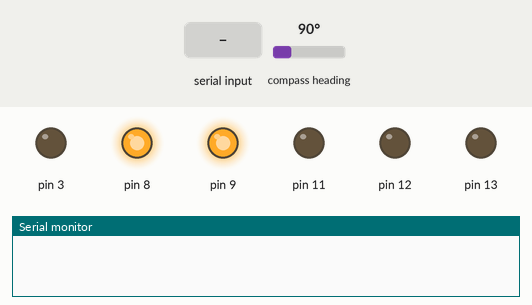
Simulated run of this sketch. Board: Arduino Mega 2560, built with avr-gcc and run on an emulated ATmega2560. Shown: output pins drawn as LEDs (lit = HIGH), the last lines printed to the serial monitor. Wiring (inferred from the names in the program): CMPS compass at I2C address 0x60. The test bench sets the inputs (shaded band); at power-on: compass heading 90°.

Above: at 1.2 s.
1.3 s: "Bearing:90\n" received over the second serial link
At 2.5 s:
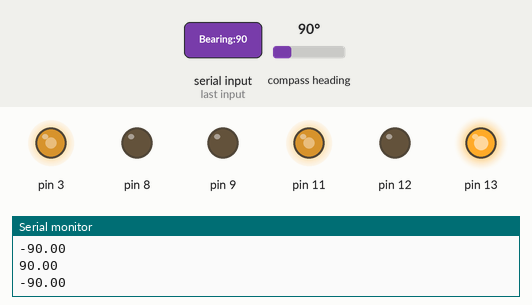
2.8 s: "Stop\n" received over the second serial link
At 3.8 s:
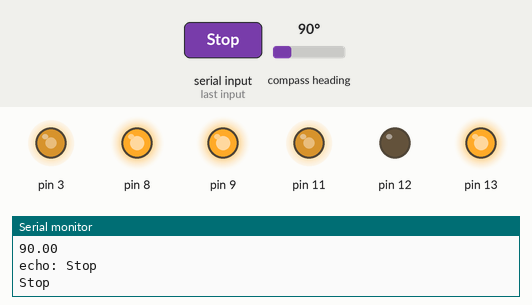
Timing chart, 0 to 5.8 s (numbered marks = the images above; inputs shaded):
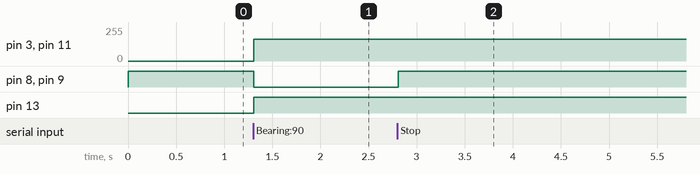

Measured:
- after the input at 1.3 s, pin 3, pin 11: 0/255 → 165/255 at once; pin 8, pin 9: HIGH → LOW at once; pin 13: LOW → HIGH at once
- after the input at 2.8 s, pin 8, pin 9: LOW → HIGH at once

The sketch:

LTF_Compass.ino
```cpp
#include <SoftwareSerial.h>
/// XBEE///
SoftwareSerial XBee(A8, A9); // RX, TX

///MOTOR///

///INPUT PROCESSING///

const unsigned int MAX_INPUT = 50;
char out_buff[64];
String inp;
String command;

///COMPASS///
#include <Wire.h>
#define CMPS11_ADDRESS 0x60  // Address of CMPS11 shifted right one bit for arduino wire library
#define ANGLE_8  1           // Register to read 8bit angle from
unsigned char high_byte, low_byte, angle8;
char pitch, roll;
unsigned int angle16;

/// VARIABLES ///
int mode;
float currentbearing;
float targetbearing;

float GetBearings(){
  float angle;
  Wire.beginTransmission(CMPS11_ADDRESS);  //starts communication with CMPS11
  Wire.write(ANGLE_8);                     //Sends the register we wish to start reading from
  Wire.endTransmission();

  // Request 5 bytes from the CMPS11
  // this will give us the 8 bit bearing,
  // both bytes of the 16 bit bearing, pitch and roll
  Wire.requestFrom(CMPS11_ADDRESS, 5);

  while(Wire.available() < 5);        // Wait for all bytes to come back

  angle8 = Wire.read();               // Read back the 5 bytes
  high_byte = Wire.read();
  low_byte = Wire.read();
  pitch = Wire.read();
  roll = Wire.read();

  angle16 = high_byte;                 // Calculate 16 bit angle
  angle16 <<= 8;
  angle16 += low_byte;
  float reading =float(angle16/10.0);
  float balanceno;

  if (abs(reading)>180){
    while(reading>180){
      balanceno = reading-360.0;
      reading=balanceno;
    while(reading<-180){
      balanceno = reading + 360.0;
      reading=balanceno;
    }
    }
  }else{
    balanceno = reading;
  }
  Serial.println(-1.0*balanceno);
  return -1.0*balanceno;
}

void Motor(char motor, char direct, int spd=0){
  if (motor == 'l'){
    if (direct == 'f'){
      digitalWrite(13, HIGH);
      digitalWrite(8, LOW);
      analogWrite(11, spd);
    }else if(direct == 'b'){
      digitalWrite(13, LOW);
      digitalWrite(8, LOW);
      analogWrite(11, spd);
    }else if(direct == 's'){
      digitalWrite(8, HIGH);
    }
  }else if (motor == 'r'){
    if(direct=='f'){
      digitalWrite(12, HIGH);
      digitalWrite(9, LOW);
      analogWrite(3, spd);
    }else if(direct == 'b'){
      digitalWrite(12, LOW);
      digitalWrite(9, LOW);
      analogWrite(3, spd);
    }else if(direct == 's'){
      digitalWrite(9, HIGH);
    }}
  }

void process_data (String data)
  {
    Serial.print(data);
if (data.startsWith("Bearing:"))
  {
    // interpret rest of the command
    int val;
    if (data.length() < 9)
    {
      // Assuming no other argumet in the cmd.. let's say we turn off the motors
     ;
    }
    val = data.substring(8).toInt();
    while( val > 180){
      val -= 360;
    }
    // call function to deal with the motor output
    targetbearing=val;
    mode=1;
  } else if ( data.startsWith("Stop")){
     Motor('r','s');
     Motor('l','s');
     mode=0;
  }}

void processIncomingByte (const byte inByte)
  {
  static char input_line [MAX_INPUT];
  static unsigned int input_pos = 0;

  switch (inByte)
    {

    case '\n':   // end of text
      input_line [input_pos] = 0;  // terminating null byte

      // terminator reached! process input_line here ...
      process_data (input_line);

      // reset buffer for next time
      input_pos = 0;
      break;

    case '\r':   // discard carriage return
      break;

    default:
      // keep adding if not full ... allow for terminating null byte
      if (input_pos < (MAX_INPUT - 1))
        input_line [input_pos++] = inByte;
      break;

    }  // end of switch

  } // end of processIncomingByte


String ret_str;
String readInput()
{
  ret_str = "";

  // check incoming serial data from XBee (and from Arduino IDE serial interface.. if connected)
  if (XBee.available() > 0)
  {
    while (XBee.available() > 0)
    {
      // append data to imput
      char byteIn = (char)XBee.read();
      // uncomment following line if want to see every byte received
      // //COMM_PORT.print(byteIn);

      // if received new_line or carriage_return chars, end input read and return the whole string
      if (byteIn == '\n' || byteIn == '\r')
      {
        // got my message
        ret_str = inp;

        // reinitialise string
        inp = "";
        return ret_str;
      } else {
        // append byte to inp String
        inp += byteIn;
      }
    }
  }

  // if here means no new_line char found yet.. return empty String
  return ret_str;
}

void setup() {
  // put your setup code here, to run once:
  XBee.begin(9600);
  Serial.begin(9600);
  Wire.begin();

  //Channel A
  pinMode(12, OUTPUT);
  pinMode(9, OUTPUT);

  //Channel B
  pinMode(13,OUTPUT);
  pinMode(8,OUTPUT);

  Motor('r','s');
  Motor('l','s');

  mode=0;
}

void loop() {

  command = readInput();
  if (command.length() > 0)
  {
    // echo back received command
    Serial.print("echo: ");
    Serial.println(command);
    process_data(command);
  }

  if(mode==1){ // rotate to specified bearing
    currentbearing = GetBearings();
    if(currentbearing<targetbearing+7.5 && currentbearing>targetbearing-7.5){
     Motor('r','s');
     Motor('l','s');
    }else{
    if (targetbearing - currentbearing <0){
     Motor('r','f',165);
     Motor('l','b',165);
    }else if (targetbearing - currentbearing >0){
     Motor('l','f',165);
     Motor('r','b',165);
      }
    }
    Serial.println(targetbearing);
  }
  delay(50);
}
```
